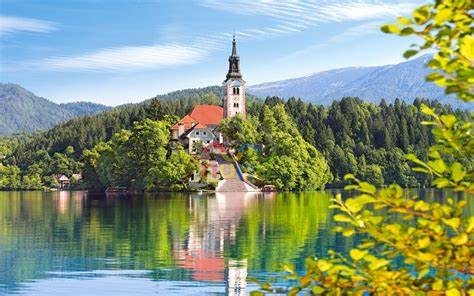
#> input picture sample.jpg, 474 x 296 px
$ python rotation.py
#> lines starting #> are read from the running program, lines starting #| are printed output that depends on the picture
import cv2
import numpy as np

image = cv2.imread("sample.jpg")
#> image is the input picture: shape (296, 474, 3); mean B, G, R 126.4, 151.8, 135.7

height, width= image.shape[:2]
#> height = 296; width = 474

#translation matrix
matrix = cv2.getRotationMatrix2D((width/2,height/2),40,1)

#applying the matrix to the image
translated = cv2.warpAffine(image,matrix,(width,height))
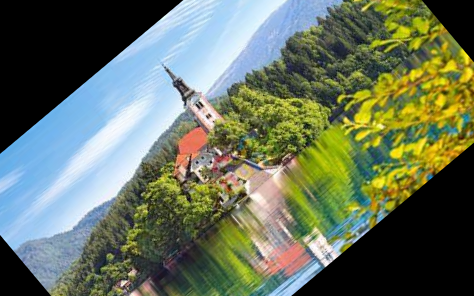
#> translated: shape (296, 474, 3); mean B, G, R 94.4, 114.8, 103.5

#showing the image
cv2.imshow("translation",translated)
cv2.waitKey(0)

$ run again, with nature.jpg copied over sample.jpg
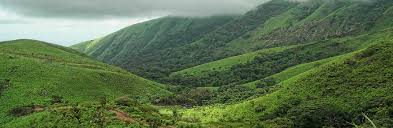
#> input picture nature.jpg, 393 x 128 px
#> image is the input picture: shape (128, 393, 3); mean B, G, R 78.4, 113, 91.9
#> `translated = cv2.warpAffine(image,matrix,(width,height))`:
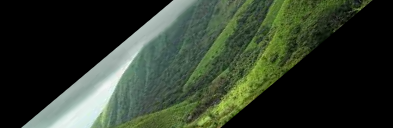
#> translated: shape (128, 393, 3); mean B, G, R 44.4, 59.3, 48.8
